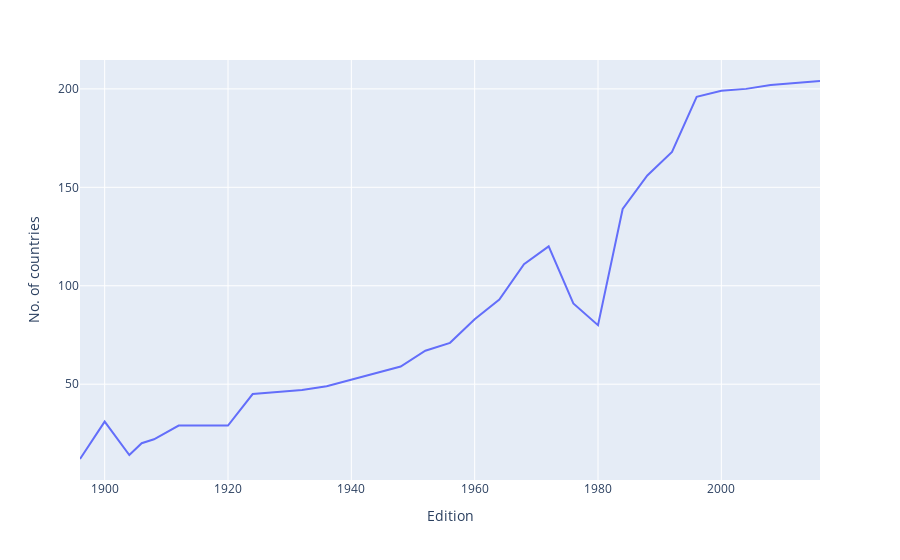

Notebook code for this chart:
### Code cell
fig = px.line(nations_over_time, x = 'Edition', y='No. of countries')
fig.show()

### Figure 1 — Plotly figure (JSON) as saved in the notebook; plotly's stock layout.template omitted (floating-point values rounded to 4 significant figures)
{"data": [{"hovertemplate": "Edition=%{x}<br>No. of countries=%{y}<extra></extra>", "legendgroup": "", "line": {"color": "#636efa", "dash": "solid"}, "marker": {"symbol": "circle"}, "mode": "lines", "name": "", "orientation": "v", "showlegend": false, "type": "scatter", "x": [1896, 1900, 1904, 1906, 1908, 1912, 1920, 1924, 1928, 1932, 1936, 1948, 1952, 1956, 1960, 1964, 1968, 1972, 1976, 1980, 1984, 1988, 1992, 1996, 2000, 2004, 2008, 2012, 2016], "xaxis": "x", "y": [12, 31, 14, 20, 22, 29, 29, 45, 46, 47, 49, 59, 67, 71, 83, 93, 111, 120, 91, 80, 139, 156, 168, 196, 199, 200, 202, 203, 204], "yaxis": "y"}], "layout": {"legend": {"tracegroupgap": 0}, "margin": {"t": 60}, "xaxis": {"anchor": "y", "domain": [0, 1], "title": {"text": "Edition"}}, "yaxis": {"anchor": "x", "domain": [0, 1], "title": {"text": "No. of countries"}}}}
